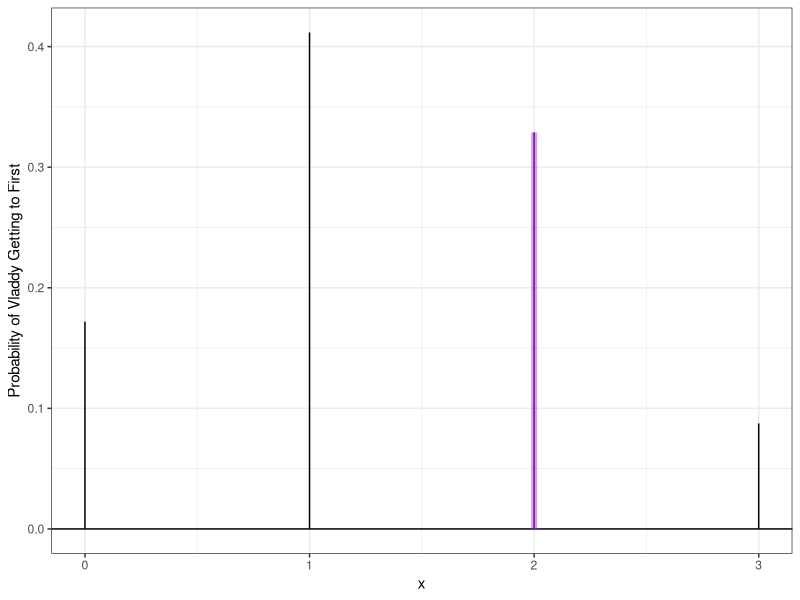
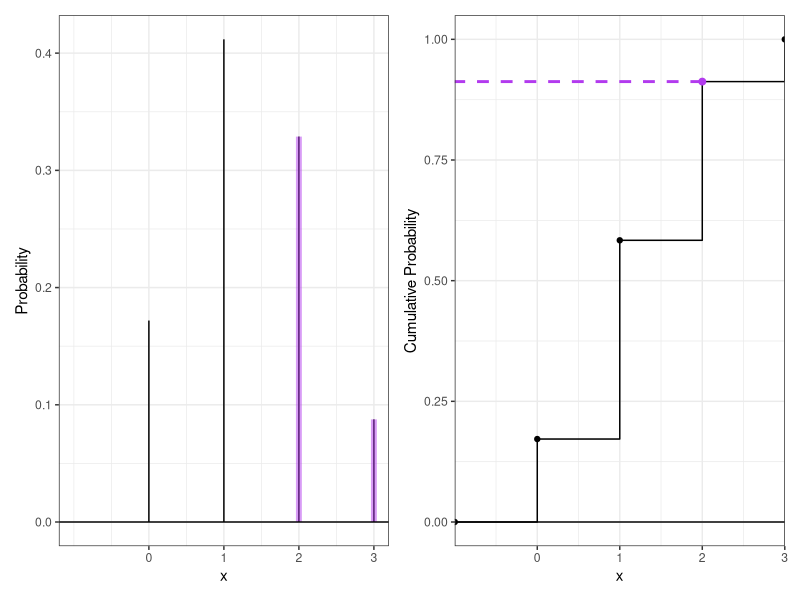
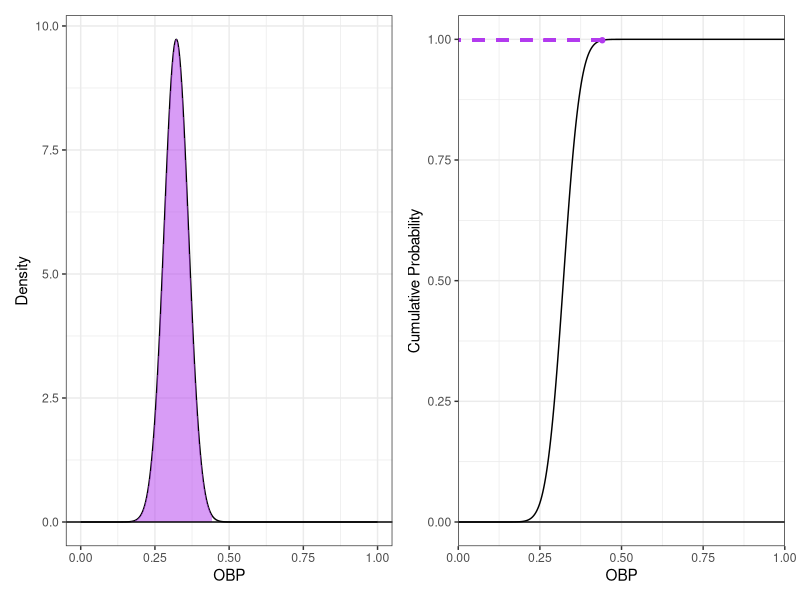

Here is the R script that generated these plots, in order:
## ---- chunk 1
library("tidyverse")
library("patchwork")
library("knitr")
## ---- chunk 2
#| label: Vladdy.PMF
#| fig-width: 10
#| fig-height: 3
#| scale: "80%"
#| fig-align: "center"

ggdat <- tibble(x = 0:3) |>
 mutate(PMF = dbinom(x, 3, 0.444))
#make data contain the PMF
#use the dbinom function for the binomial distribution for PMF

PMF.plot <- ggplot() +
  geom_linerange(data = ggdat,
                aes(x = x, 
                    ymin = 0, 
                    ymax = PMF)) + 
                    #Specifies PMF data
  geom_hline(yintercept = 0) +
  geom_linerange(data = ggdat |> 
    filter(x == 2), # when x equals 2
    aes(x = x, ymin = 0, ymax = PMF), 
    color = "darkorchid2", linewidth = 2, alpha = 0.50) + #highlight w color
  scale_x_continuous("x", breaks= 0:3) + 
  #0:3 for diff outcomes
  ylab("Probability of Vladdy Getting to First") +
  theme_bw()

PMF.plot
## ---- chunk 3
dbinom(x = 2, size = 3, prob = 0.444)
## ---- chunk 4
#| label: Vladdy.PMF/CDF
#| fig-width: 10
#| fig-height: 3
#| scale: "80%"
#| fig-align: "center"


ggdat <- tibble(x = -1:3) |>
  mutate(PMF = dbinom(x, size = 3, prob = 0.444),
         CDF = pbinom(q = x, size = 3, prob = 0.444))


PMF.plot <- ggplot() +
  geom_linerange(data = ggdat,
  aes(x = x, ymin = 0, ymax = PMF)) +
  geom_linerange(data = ggdat |> 
    filter(x >= 2), # when x is at least than 2
    aes(x = x, ymin = 0, ymax = PMF), 
    color = "darkorchid2", 
            linewidth = 2, 
            alpha = 0.50) + #highlight w color
  geom_hline(yintercept = 0) +
  scale_x_continuous("x", breaks = 0:3) +
  ylab("Probability") +
  theme_bw()

CDF.plot <- ggplot() +
  geom_step(data=ggdat, aes(x = x, y = CDF)) +
  geom_point(data=ggdat, aes(x = x, y = CDF)) +
  geom_hline(yintercept = 0) +
  scale_x_continuous("x", breaks=0:3, expand = c(0, 0)) +
  geom_segment(aes(x = 2, 
                   y = pbinom(q = 2, 
                              size = 3, 
                              prob = 0.444), 
                   xend = -1, yend = pbinom(q = 2, 
                                            size = 3, 
                                            prob = 0.444)),
               color = "darkorchid2", linetype = "dashed", size = 1) +
    geom_point(aes(x = 2, 
                   y = pbinom(q = 2, 
                              size = 3, 
                              prob = 0.444)), 
                   color = "darkorchid2", size = 2)+
  ylab("Cumulative Probability") +
  theme_bw()

PMF.plot | CDF.plot
## ---- chunk 5
#Using PMF
dbinom(2, 3, 0.444) + dbinom(3, 3, 0.444) 
#Using CDF
1 -pbinom(1, 3, 0.444)
## ---- chunk 6
#| label: Continuous.Example
#| fig-width: 10
#| fig-height: 3
#| scale: "80%"
#| fig-align: "center"



ggdat <- tibble(x = seq(0, 1, length.out=1000)) |>
mutate(PDF = dnorm(x = x, mean = 0.322, sd = 0.041),
       CDF = pnorm(q = x, mean = 0.322, sd = 0.041))

PDF.plot <- ggplot(ggdat) +
  geom_line(aes(x = x, y = PDF)) +
  geom_ribbon(data = ggdat|> filter(x <= 0.444), #fills area after x= 0.444
  aes(x=x, ymin=0, ymax= PDF), #max keeps it from going above line
  fill= "darkorchid2", alpha= .5) +
  geom_hline(yintercept = 0) +
  xlab("OBP") +
  ylab("Density") +
  theme_bw()

CDF.plot <- ggplot(ggdat) +
  geom_line(aes(x = x, y = CDF)) +
  geom_point(data=tibble(x=0.441) |> 
    mutate(CDF = pnorm(q = x, 
                        mean = 0.322, 
                        sd = 0.041)),
            aes(x = x, y=CDF), 
            color="darkorchid2")+ #makes visible dot to mark p=0.5
  geom_segment(aes(x = 0.444,
                   y = pnorm(q = 0.444, 
                        mean = 0.322, 
                        sd = 0.041),
                   xend = 0, 
                   yend = pnorm(q = 0.444, 
                        mean = 0.322, 
                        sd = 0.041)),
              color = "darkorchid2", linetype = "dashed", size = 1) +
  geom_hline(yintercept = 0) +
  xlab("OBP") +
  scale_x_continuous(expand = c(0, 0)) +
  ylab("Cumulative Probability") +
  theme_bw()

PDF.plot | CDF.plot
## ---- chunk 7
1 - pnorm(0.444, 0.322, 0.041)
